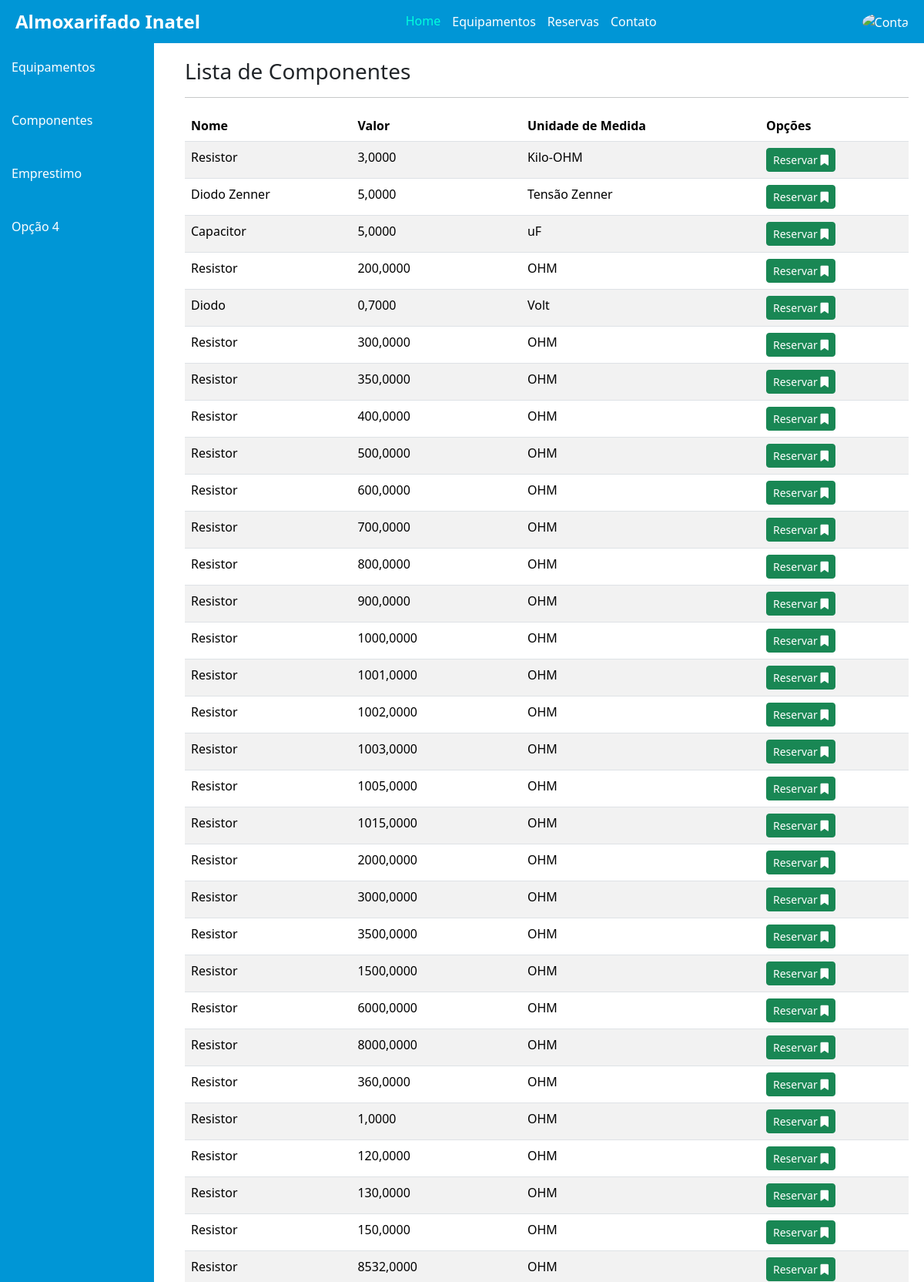
Screenshot of /componentes/ (upper part) with the database file from the repository.
### inventario/models.py (models this page shows, shortened)
class Componente(models.Model):
    id = models.AutoField(primary_key=True, unique=True)
    nome = models.CharField(max_length=50)
    unidade_de_medida = models.CharField(max_length=50, verbose_name='Unidade de Medida')
    valor = models.DecimalField(decimal_places=4, max_digits=16)
    localizacao = models.CharField(max_length=50, verbose_name='Localização')

### inventario/views.py (the view)
# urls.py: path('componentes/', ComponenteList.as_view(), name='Listar-Componentes'),
class ComponenteList(ListView):
    model = Componente
    template_name = 'componentes.html'

### inventario/templates/componentes.html (shortened to what this page needs)
{% extends "includes/base.html" %}
{% load static %}
{% block style %}
<link rel="stylesheet" href="{% static 'css/sideBar.css' %}">
<link rel="stylesheet" href="{% static 'css/bootstrap/bootstrap.min.css' %}">
<link rel="stylesheet" href="{% static 'fa/css/all.min.css' %}">
<link rel="stylesheet" href="{% static 'css/datatables.min.css' %}">
{% endblock %}
{% block content %}
{% include "includes/sideBar.html" %}
<div class="content">
    <h3>Lista de Componentes</h3>
    <hr>
    <div class="table-responsive">
        <table class="table table-striped" id="tabela-componentes">
            <thead>
                <tr>
                    <th>Nome</th>
                    <th>Valor</th>
                    <th>Unidade de Medida</th>
                    <th>Opções</th>
                </tr>
            </thead>
            <tbody>
                {% for componente in object_list %}
                <tr>
                    <td>{{ componente.nome }}</td>
                    <td>{{ componente.valor }}</td>
                    <td>{{ componente.unidade_de_medida }}</td>
                    <td>
                        <a href="" class="btn btn-success btn-sm" title="Reservar">
                            Reservar
                            <i class="fa fa-bookmark" aria-hidden="true"></i>
                        </a>
                    </td>
                </tr>
                {% empty %}
                <tr>
                    <td colspan="4">Nenhum componente encontrado</td>
                </tr>
                {% endfor %}
            </tbody>
            </table>
        </div>
    </div>
    {% endblock %}

### static/css/base.css (style rules this page uses)
body { font-family: Nunito sans, sans-serif; flex-direction: column; min-height: 100vh; margin: 0; padding: 0; background-color: #f0f8ff; }

### static/css/sideBar.css (style rules this page uses)
.content { margin-left: 220px; padding: 20px; }

### rows the page displays
Componente: nome "Resistor", valor "3,0000", unidade_de_medida "Kilo-OHM"
Componente: nome "Diodo Zenner", valor "5,0000", unidade_de_medida "Tensão Zenner"
Componente: nome "Capacitor", valor "5,0000", unidade_de_medida "uF"
Componente: nome "Resistor", valor "200,0000", unidade_de_medida "OHM"
Componente: nome "Diodo", valor "0,7000", unidade_de_medida "Volt"
Componente: nome "Resistor", valor "300,0000", unidade_de_medida "OHM"
Componente: nome "Resistor", valor "350,0000", unidade_de_medida "OHM"
Componente: nome "Resistor", valor "400,0000", unidade_de_medida "OHM"
Componente: nome "Resistor", valor "500,0000", unidade_de_medida "OHM"
Componente: nome "Resistor", valor "600,0000", unidade_de_medida "OHM"
Componente: nome "Resistor", valor "700,0000", unidade_de_medida "OHM"
Componente: nome "Resistor", valor "800,0000", unidade_de_medida "OHM"
Componente: nome "Resistor", valor "900,0000", unidade_de_medida "OHM"
Componente: nome "Resistor", valor "1000,0000", unidade_de_medida "OHM"
Componente: nome "Resistor", valor "1001,0000", unidade_de_medida "OHM"
Componente: nome "Resistor", valor "1002,0000", unidade_de_medida "OHM"
Componente: nome "Resistor", valor "1003,0000", unidade_de_medida "OHM"
Componente: nome "Resistor", valor "1005,0000", unidade_de_medida "OHM"
Componente: nome "Resistor", valor "1015,0000", unidade_de_medida "OHM"
Componente: nome "Resistor", valor "2000,0000", unidade_de_medida "OHM"
Componente: nome "Resistor", valor "3000,0000", unidade_de_medida "OHM"
Componente: nome "Resistor", valor "3500,0000", unidade_de_medida "OHM"
Componente: nome "Resistor", valor "1500,0000", unidade_de_medida "OHM"
Componente: nome "Resistor", valor "6000,0000", unidade_de_medida "OHM"
Componente: nome "Resistor", valor "8000,0000", unidade_de_medida "OHM"
Componente: nome "Resistor", valor "360,0000", unidade_de_medida "OHM"
Componente: nome "Resistor", valor "1,0000", unidade_de_medida "OHM"
Componente: nome "Resistor", valor "120,0000", unidade_de_medida "OHM"
Componente: nome "Resistor", valor "130,0000", unidade_de_medida "OHM"
Componente: nome "Resistor", valor "150,0000", unidade_de_medida "OHM"
Componente: nome "Resistor", valor "8532,0000", unidade_de_medida "OHM"
